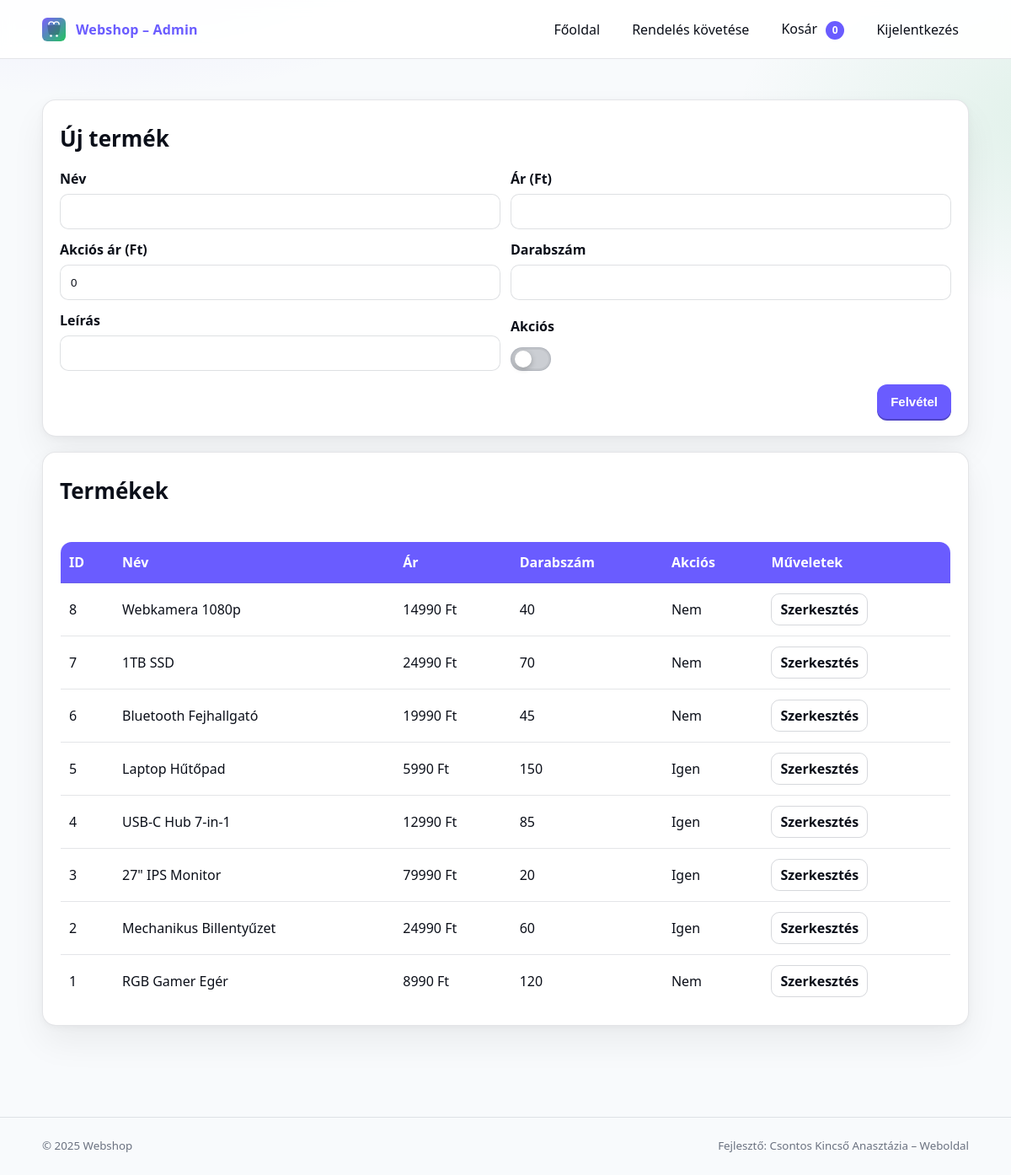
The app's page /admin/adminpanel.php (signed in) with its own data.
### tables this page shows
CREATE TABLE `products` (
  `id` int(255) NOT NULL,
  `name` varchar(255) NOT NULL,
  `price` int(255) NOT NULL,
  `sale_price` int(255) NOT NULL,
  `quantity` int(255) NOT NULL,
  `sold_quantity` int(255) NOT NULL,
  `description` varchar(255) NOT NULL,
  `picture` varchar(255) NOT NULL
);

### admin/adminpanel.php (the view, shortened to what this page needs)
<?php
    require "../assets/php/config.php";
    $products = [];
    $sql = $conn->query("SELECT * FROM products ORDER BY id DESC");
    if ($sql && $sql->num_rows > 0) {
        while ($row = $sql->fetch_assoc()) {
            $products[] = $row;
        }
    }
?>
<!DOCTYPE html>
<html lang='hu'>
<head>
    <link rel='stylesheet' href='../assets/css/styles.css'>
</head>
<body>
<main>
    <nav>
        <div class="container navbar">
            <a class="brand" href="../index.php">
                <img src="../assets/img/logo.svg" alt="Logo">
                <span>Webshop – Admin</span>
            </a>
            <div class="nav-links">
                <a href="../index.php">Főoldal</a>
                <a href="../order.php">Rendelés követése</a>
                <a href="../cart.php">Kosár
                    <span class="badge"><?= (isset($_SESSION["kosar"]) ? count($_SESSION["kosar"]) : 0) ?></span>
                </a>
                <a href="logout.php">Kijelentkezés</a>
            </div>
        </div>
    </nav>
    <div class="container admin-page">
        <div class="admin-card">
            <h2 class="admin-title">Új termék</h2>
            <form method="post" class="admin-form">
                <div class="form-row">
                    <div class="field">
                        <label>Név</label>
                        <input type="text" name="name" required>
                    </div>
                    <div class="field">
                        <label>Ár (Ft)</label>
                        <input type="number" name="price" min="1" required>
                    </div>
                    <div class="field">
                        <label>Akciós ár (Ft)</label>
                        <input type="number" name="sale_price" min="0" value="0">
                    </div>
                    <div class="field">
                        <label>Darabszám</label>
                        <input type="number" name="qty" min="1" required>
                    </div>
                    <div class="field">
                        <label>Leírás</label>
                        <input type="text" name="description">
                    </div>
                    <div class="field switch-field">
                        <label>Akciós</label>
                        <label class="switch">
                            <span class="slider"></span>
                        </label>
                    </div>
                </div>
                <div class="actions-row">
                    <button class="admin-submit" type="submit">Felvétel</button>
                </div>
            </form>
        </div>
        <div class="admin-card">
            <div class="row spread">
                <h3 class="admin-title">Termékek</h3>
            </div>
            <?php if ($products): ?>
                <table class="table">
                    <thead>
                    <tr>
                        <th>ID</th>
                        <th>Név</th>
                        <th>Ár</th>
                        <th>Darabszám</th>
                        <th>Akciós</th>
                        <th>Műveletek</th>
                    </tr>
                    </thead>
                    <tbody>
                    <?php foreach ($products as $p): ?>
                        <tr>
                            <td><?= $p['id'] ?></td>
                            <td><?= $p['name'] ?></td>
                            <td><?= $p['price'] ?> Ft</td>
                            <td><?= $p['quantity'] ?></td>
                            <td><?= ($p['sale_price'] > 0 ? 'Igen' : 'Nem') ?></td>
                            <td class="actions">
                                <a href="edit.php?id=<?= $p['id'] ?>">Szerkesztés</a>
                            </td>
                        </tr>
                    <?php endforeach; ?>
                    </tbody>
                </table>
            <?php else: ?>
                <p class="no-data">Nincs feltöltve termék az adatbázisba.</p>
            <?php endif; ?>
        </div>
    </div>
    <?php include '../assets/php/footer.php'; ?>
</main>
</body>
</html>

### records on screen
products: id "8", name "Webkamera 1080p", price "14990", quantity "40", sale_price "Nem"
products: id "7", name "1TB SSD", price "24990", quantity "70", sale_price "Nem"
products: id "6", name "Bluetooth Fejhallgató", price "19990", quantity "45", sale_price "Nem"
products: id "5", name "Laptop Hűtőpad", price "5990", quantity "150", sale_price "Igen"
products: id "4", name "USB-C Hub 7-in-1", price "12990", quantity "85", sale_price "Igen"
products: id "3", name "27\" IPS Monitor", price "79990", quantity "20", sale_price "Igen"
products: id "2", name "Mechanikus Billentyűzet", price "24990", quantity "60", sale_price "Igen"
products: id "1", name "RGB Gamer Egér", price "8990", quantity "120", sale_price "Nem"
